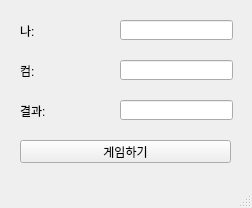
<?xml version="1.0" encoding="UTF-8"?>
<ui version="4.0">
 <class>MainWindow</class>
 <widget class="QMainWindow" name="MainWindow">
  <property name="geometry">
   <rect>
    <x>0</x>
    <y>0</y>
    <width>252</width>
    <height>208</height>
   </rect>
  </property>
  <property name="windowTitle">
   <string>MainWindow</string>
  </property>
  <widget class="QWidget" name="centralwidget">
   <widget class="QLabel" name="lblMine">
    <property name="geometry">
     <rect>
      <x>20</x>
      <y>20</y>
      <width>121</width>
      <height>21</height>
     </rect>
    </property>
    <property name="text">
     <string>나:</string>
    </property>
   </widget>
   <widget class="QLabel" name="lblCom">
    <property name="geometry">
     <rect>
      <x>20</x>
      <y>60</y>
      <width>121</width>
      <height>21</height>
     </rect>
    </property>
    <property name="text">
     <string>컴:</string>
    </property>
   </widget>
   <widget class="QLabel" name="lblResult">
    <property name="geometry">
     <rect>
      <x>20</x>
      <y>100</y>
      <width>121</width>
      <height>21</height>
     </rect>
    </property>
    <property name="text">
     <string>결과:</string>
    </property>
   </widget>
   <widget class="QLineEdit" name="leMine">
    <property name="geometry">
     <rect>
      <x>120</x>
      <y>20</y>
      <width>113</width>
      <height>20</height>
     </rect>
    </property>
   </widget>
   <widget class="QLineEdit" name="leCom">
    <property name="geometry">
     <rect>
      <x>120</x>
      <y>60</y>
      <width>113</width>
      <height>20</height>
     </rect>
    </property>
   </widget>
   <widget class="QLineEdit" name="leResult">
    <property name="geometry">
     <rect>
      <x>120</x>
      <y>100</y>
      <width>113</width>
      <height>20</height>
     </rect>
    </property>
   </widget>
   <widget class="QPushButton" name="pb">
    <property name="geometry">
     <rect>
      <x>20</x>
      <y>140</y>
      <width>211</width>
      <height>23</height>
     </rect>
    </property>
    <property name="text">
     <string>게임하기</string>
    </property>
   </widget>
  </widget>
  <widget class="QMenuBar" name="menubar">
   <property name="geometry">
    <rect>
     <x>0</x>
     <y>0</y>
     <width>252</width>
     <height>21</height>
    </rect>
   </property>
  </widget>
  <widget class="QStatusBar" name="statusbar"/>
 </widget>
 <resources/>
 <connections/>
</ui>
